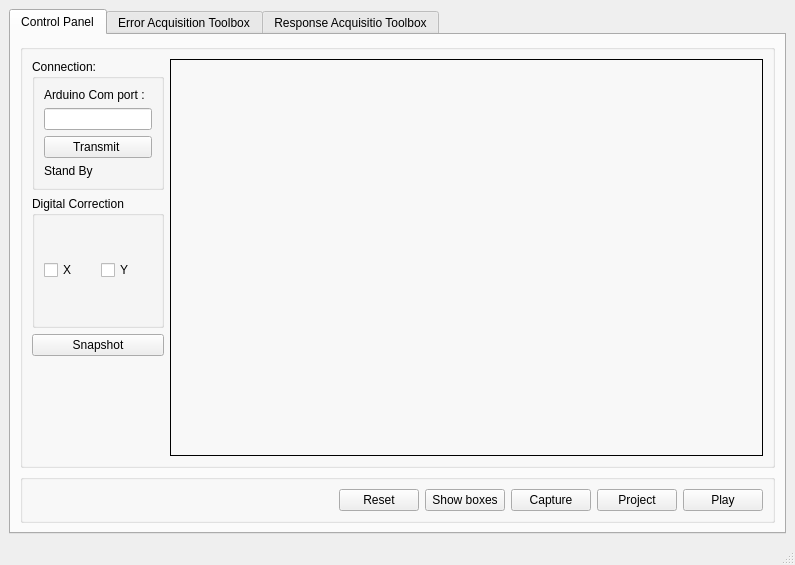
<?xml version="1.0" encoding="UTF-8"?>
<ui version="4.0">
 <class>MainWindow</class>
 <widget class="QMainWindow" name="MainWindow">
  <property name="geometry">
   <rect>
    <x>0</x>
    <y>0</y>
    <width>795</width>
    <height>565</height>
   </rect>
  </property>
  <property name="windowTitle">
   <string>MainWindow</string>
  </property>
  <widget class="QWidget" name="centralwidget">
   <layout class="QVBoxLayout" name="verticalLayout">
    <item>
     <widget class="QTabWidget" name="tabWidget">
      <property name="sizePolicy">
       <sizepolicy hsizetype="Expanding" vsizetype="Preferred">
        <horstretch>0</horstretch>
        <verstretch>0</verstretch>
       </sizepolicy>
      </property>
      <property name="acceptDrops">
       <bool>false</bool>
      </property>
      <property name="currentIndex">
       <number>0</number>
      </property>
      <widget class="QWidget" name="tab_3">
       <attribute name="title">
        <string>Control Panel</string>
       </attribute>
       <layout class="QVBoxLayout" name="verticalLayout_3">
        <item>
         <widget class="QGroupBox" name="groupBox_2">
          <property name="title">
           <string/>
          </property>
          <layout class="QHBoxLayout" name="horizontalLayout_2">
           <item>
            <layout class="QVBoxLayout" name="verticalLayout_5">
             <item>
              <widget class="QGroupBox" name="groupBox_3">
               <property name="sizePolicy">
                <sizepolicy hsizetype="Maximum" vsizetype="Maximum">
                 <horstretch>0</horstretch>
                 <verstretch>0</verstretch>
                </sizepolicy>
               </property>
               <property name="maximumSize">
                <size>
                 <width>135</width>
                 <height>16777215</height>
                </size>
               </property>
               <property name="title">
                <string>Connection:</string>
               </property>
               <layout class="QVBoxLayout" name="verticalLayout_2">
                <item>
                 <widget class="QLabel" name="label_3">
                  <property name="text">
                   <string>Arduino Com port :</string>
                  </property>
                 </widget>
                </item>
                <item>
                 <widget class="QLineEdit" name="lineEdit"/>
                </item>
                <item>
                 <widget class="QPushButton" name="pushButton_2">
                  <property name="text">
                   <string>Transmit </string>
                  </property>
                 </widget>
                </item>
                <item>
                 <widget class="QLabel" name="label_2">
                  <property name="text">
                   <string>Stand By</string>
                  </property>
                 </widget>
                </item>
               </layout>
              </widget>
             </item>
             <item>
              <widget class="QGroupBox" name="groupBox_8">
               <property name="title">
                <string>Digital Correction</string>
               </property>
               <layout class="QHBoxLayout" name="horizontalLayout_6">
                <item>
                 <widget class="QCheckBox" name="Corr_X">
                  <property name="text">
                   <string>X</string>
                  </property>
                 </widget>
                </item>
                <item>
                 <widget class="QCheckBox" name="Corr_Y">
                  <property name="text">
                   <string>Y</string>
                  </property>
                 </widget>
                </item>
               </layout>
              </widget>
             </item>
             <item>
              <widget class="QPushButton" name="pushButton_4">
               <property name="sizePolicy">
                <sizepolicy hsizetype="Minimum" vsizetype="Fixed">
                 <horstretch>0</horstretch>
                 <verstretch>0</verstretch>
                </sizepolicy>
               </property>
               <property name="text">
                <string>Snapshot</string>
               </property>
              </widget>
             </item>
             <item>
              <spacer name="verticalSpacer">
               <property name="orientation">
                <enum>Qt::Vertical</enum>
               </property>
               <property name="sizeType">
                <enum>QSizePolicy::Maximum</enum>
               </property>
               <property name="sizeHint" stdset="0">
                <size>
                 <width>20</width>
                 <height>100</height>
                </size>
               </property>
              </spacer>
             </item>
            </layout>
           </item>
           <item>
            <widget class="QLabel" name="label">
             <property name="sizePolicy">
              <sizepolicy hsizetype="Expanding" vsizetype="Minimum">
               <horstretch>0</horstretch>
               <verstretch>0</verstretch>
              </sizepolicy>
             </property>
             <property name="maximumSize">
              <size>
               <width>1000000</width>
               <height>1000000</height>
              </size>
             </property>
             <property name="frameShape">
              <enum>QFrame::Box</enum>
             </property>
             <property name="text">
              <string/>
             </property>
             <property name="scaledContents">
              <bool>true</bool>
             </property>
            </widget>
           </item>
          </layout>
         </widget>
        </item>
        <item>
         <widget class="QGroupBox" name="groupBox">
          <property name="sizePolicy">
           <sizepolicy hsizetype="Minimum" vsizetype="Maximum">
            <horstretch>0</horstretch>
            <verstretch>0</verstretch>
           </sizepolicy>
          </property>
          <layout class="QHBoxLayout" name="horizontalLayout">
           <item>
            <spacer name="horizontalSpacer">
             <property name="orientation">
              <enum>Qt::Horizontal</enum>
             </property>
             <property name="sizeHint" stdset="0">
              <size>
               <width>40</width>
               <height>20</height>
              </size>
             </property>
            </spacer>
           </item>
           <item>
            <widget class="QPushButton" name="pushButton_3">
             <property name="text">
              <string>Reset</string>
             </property>
            </widget>
           </item>
           <item>
            <widget class="QPushButton" name="pushButton">
             <property name="text">
              <string>Show boxes</string>
             </property>
            </widget>
           </item>
           <item>
            <widget class="QPushButton" name="effect">
             <property name="text">
              <string>Capture</string>
             </property>
            </widget>
           </item>
           <item>
            <widget class="QPushButton" name="pause">
             <property name="text">
              <string>Project</string>
             </property>
            </widget>
           </item>
           <item>
            <widget class="QPushButton" name="B1">
             <property name="text">
              <string>Play</string>
             </property>
            </widget>
           </item>
          </layout>
         </widget>
        </item>
       </layout>
      </widget>
      <widget class="QWidget" name="tab_4">
       <property name="minimumSize">
        <size>
         <width>767</width>
         <height>463</height>
        </size>
       </property>
       <attribute name="title">
        <string>Error Acquisition Toolbox</string>
       </attribute>
       <layout class="QHBoxLayout" name="horizontalLayout_3">
        <item>
         <widget class="QGroupBox" name="groupBox_5">
          <property name="sizePolicy">
           <sizepolicy hsizetype="Maximum" vsizetype="Preferred">
            <horstretch>0</horstretch>
            <verstretch>0</verstretch>
           </sizepolicy>
          </property>
          <property name="title">
           <string>Tools:</string>
          </property>
          <layout class="QVBoxLayout" name="verticalLayout_4">
           <item>
            <widget class="QPushButton" name="pushButton_6">
             <property name="text">
              <string>Initialize</string>
             </property>
            </widget>
           </item>
           <item>
            <widget class="QLabel" name="label_4">
             <property name="text">
              <string>Welcome</string>
             </property>
            </widget>
           </item>
           <item>
            <widget class="QGroupBox" name="groupBox_7">
             <property name="title">
              <string>Record</string>
             </property>
             <layout class="QHBoxLayout" name="horizontalLayout_5">
              <item>
               <widget class="QCheckBox" name="Butt_X">
                <property name="text">
                 <string>X</string>
                </property>
               </widget>
              </item>
              <item>
               <widget class="QCheckBox" name="Butt_Y">
                <property name="text">
                 <string>Y</string>
                </property>
               </widget>
              </item>
             </layout>
            </widget>
           </item>
           <item>
            <spacer name="verticalSpacer_2">
             <property name="orientation">
              <enum>Qt::Vertical</enum>
             </property>
             <property name="sizeHint" stdset="0">
              <size>
               <width>20</width>
               <height>40</height>
              </size>
             </property>
            </spacer>
           </item>
          </layout>
         </widget>
        </item>
        <item>
         <widget class="QGroupBox" name="groupBox_6">
          <property name="title">
           <string>Plots</string>
          </property>
          <layout class="QVBoxLayout" name="verticalLayout_6">
           <item>
            <widget class="QCustomPlot" name="err_plot_x" native="true"/>
           </item>
           <item>
            <widget class="QCustomPlot" name="err_plot_y" native="true"/>
           </item>
          </layout>
         </widget>
        </item>
       </layout>
      </widget>
      <widget class="QWidget" name="tab">
       <attribute name="title">
        <string>Response Acquisitio Toolbox</string>
       </attribute>
       <layout class="QHBoxLayout" name="horizontalLayout_7">
        <item>
         <widget class="QGroupBox" name="groupBox_4">
          <property name="sizePolicy">
           <sizepolicy hsizetype="Maximum" vsizetype="Preferred">
            <horstretch>0</horstretch>
            <verstretch>0</verstretch>
           </sizepolicy>
          </property>
          <property name="title">
           <string>Tools</string>
          </property>
          <layout class="QVBoxLayout" name="verticalLayout_7">
           <item>
            <widget class="QPushButton" name="pushButton_5">
             <property name="text">
              <string>Plot</string>
             </property>
            </widget>
           </item>
           <item>
            <widget class="QLabel" name="label_5">
             <property name="sizePolicy">
              <sizepolicy hsizetype="Preferred" vsizetype="Maximum">
               <horstretch>0</horstretch>
               <verstretch>0</verstretch>
              </sizepolicy>
             </property>
             <property name="text">
              <string>Welcome</string>
             </property>
            </widget>
           </item>
           <item>
            <spacer name="verticalSpacer_3">
             <property name="orientation">
              <enum>Qt::Vertical</enum>
             </property>
             <property name="sizeHint" stdset="0">
              <size>
               <width>20</width>
               <height>40</height>
              </size>
             </property>
            </spacer>
           </item>
          </layout>
         </widget>
        </item>
        <item>
         <widget class="QGroupBox" name="groupBox_9">
          <property name="title">
           <string>Plots</string>
          </property>
          <layout class="QVBoxLayout" name="verticalLayout_8">
           <item>
            <widget class="QCustomPlot" name="plot_x" native="true"/>
           </item>
           <item>
            <widget class="QCustomPlot" name="plot_y" native="true"/>
           </item>
          </layout>
         </widget>
        </item>
       </layout>
      </widget>
     </widget>
    </item>
   </layout>
  </widget>
  <widget class="QMenuBar" name="menubar">
   <property name="geometry">
    <rect>
     <x>0</x>
     <y>0</y>
     <width>795</width>
     <height>26</height>
    </rect>
   </property>
  </widget>
  <widget class="QStatusBar" name="statusbar"/>
 </widget>
 <customwidgets>
  <customwidget>
   <class>QCustomPlot</class>
   <extends>QWidget</extends>
   <header>qcustomplot.h</header>
   <container>1</container>
  </customwidget>
 </customwidgets>
 <resources/>
 <connections/>
</ui>
